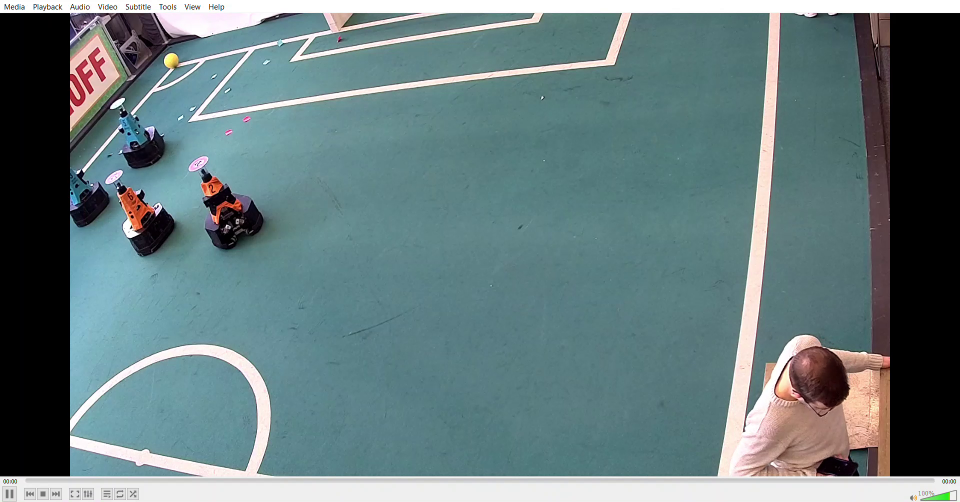
#> input picture frame 17 of Image Transformation (to Top view)/2v2.mp4, 1920 x 1004 px, given in place of video3.mp4, which was not available (shown at 1/2 size)
$ jupyter execute 'with coordinate.ipynb'
#> lines starting #> are read from the running program, lines starting #| are printed output that depends on the picture; after the words box and inside, x2 and y2 are one past the last pixel; in counts of white or black regions, pixels touching at a corner belong together; pictures that were not available may be replaced by others from this repository, and a replacement may not be noted
[cell 1]
import cv2
import numpy as np

cap = cv2.VideoCapture('video3.mp4')

# Set up the initial frame as the background model
ret, frame = cap.read()
#> frame is the input picture: shape (1004, 1920, 3); mean B, G, R 125.1, 122.7, 101.4
fgbg = cv2.createBackgroundSubtractorMOG2(history=100, varThreshold=50, detectShadows=False)
background = fgbg.apply(frame)
#> background: shape (1004, 1920); every value is 255

while True:
    # Read in the next frame and apply the background subtraction
    ret, frame = cap.read()
    if not ret:
        break
    fgmask = fgbg.apply(frame)
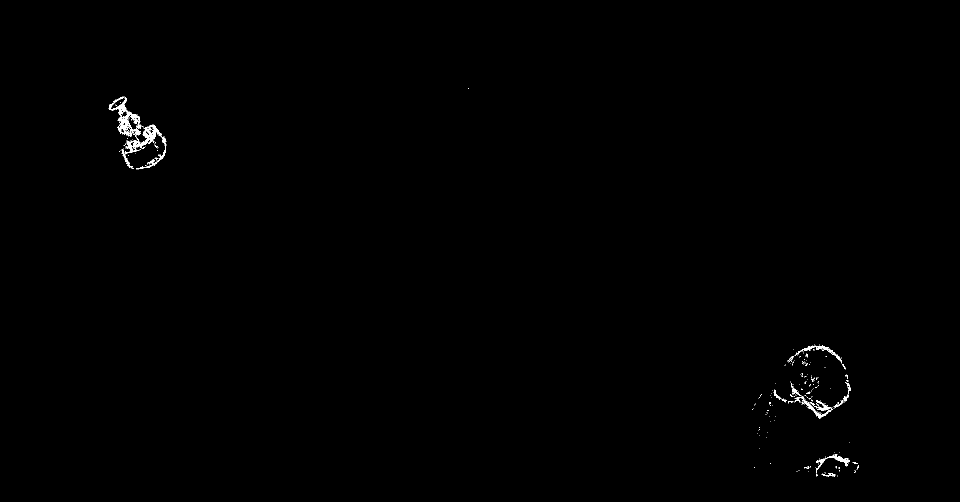
#> fgmask: shape (1004, 1920) (shown at 1/2 size); 0.29% white in thin lines or dots, all inside (x1, y1, x2, y2) = (217, 176, 1718, 953)

    # Apply some morphology to clean up the foreground mask
    kernel = cv2.getStructuringElement(cv2.MORPH_ELLIPSE, (3, 3))
    fgmask = cv2.morphologyEx(fgmask, cv2.MORPH_OPEN, kernel)
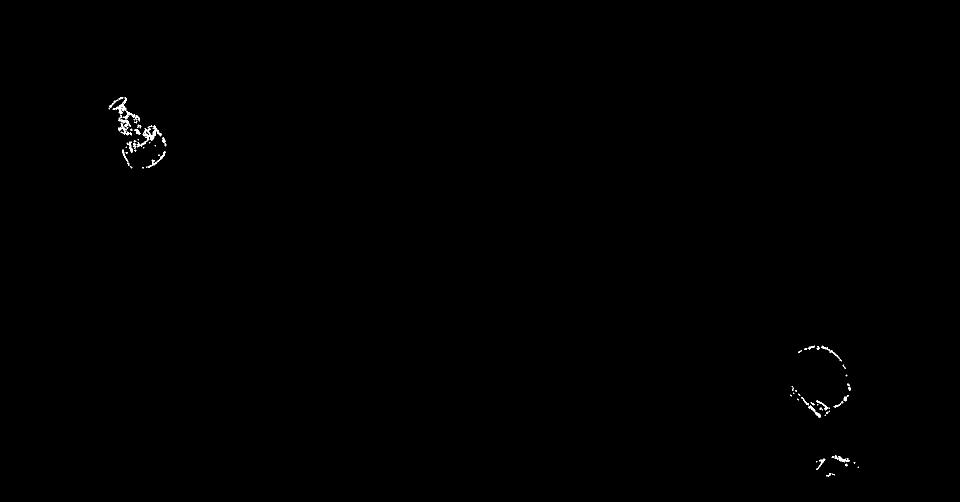
#> fgmask: shape (1004, 1920) (shown at 1/2 size); 0.17% white in thin lines or dots, all inside (x1, y1, x2, y2) = (217, 194, 1718, 953)

    # Find the contours of the objects
    contours, _ = cv2.findContours(fgmask, cv2.RETR_EXTERNAL, cv2.CHAIN_APPROX_SIMPLE)
#> contours = 80 contours, 57 with area under 20; largest, box (x1, y1, x2, y2) and area: (273, 251, 324, 295) 420, (225, 194, 254, 228) 221, (292, 302, 331, 336) 123, (1669, 911, 1699, 925) 117, (1616, 811, 1642, 836) 112

    # Show the numerical coordinates of the contours
    for contour in contours:
        # Get the centroid of the contour
        M = cv2.moments(contour)
        if M["m00"] == 0:
            continue
        cx = int(M["m10"] / M["m00"])
        cy = int(M["m01"] / M["m00"])

        # Show the centroid coordinates on the image
        cv2.putText(frame, f"({cx}, {cy})", (cx, cy), cv2.FONT_HERSHEY_SIMPLEX, 0.5, (0, 255, 0), 2)
#> this loop made 80 passes
#> (cx, cy) on passes 1, 2, 4, 5, 7, 8, 9, 10, 12, 15, 16, 18: (1666, 948), (1657, 949), (1692, 929), (1708, 925), (1641, 925), (1694, 917), (1665, 914), (1682, 918), (1653, 825), (1640, 816), (1629, 823), (1674, 810)
#> (contour, cx, cy) on passes 3, 6, 11, 13, 14, 17: ([[1716, 933], [1715, 934], [1716, 935], [1717, 934]], 1716, 934), ([[1633, 922], [1632, 923], [1633, 924], [1634, 923]], 1633, 923), ([[1650, 829], [1649, 830], [1650, 831], [1651, 830]], 1650, 830), ([[1658, 821], [1657, 822], [1658, 823], [1659, 822]], 1658, 822), ([[1644, 818], [1643, 819], [1644, 820], [1645, 819]], 1644, 819), ([[1635, 808], [1634, 809], [1635, 810], [1636, 809]], 1635, 809)
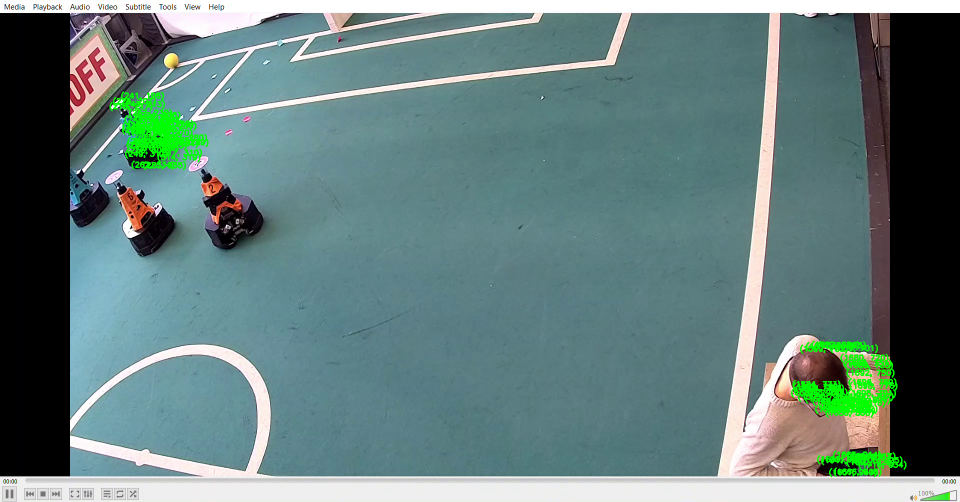
#> frame: shape (1004, 1920, 3) (shown at 1/2 size); mean B, G, R 123.3, 125.1, 99.6

    # Display the frames and the coordinate image
    cv2.imshow('Frame', frame)
    if cv2.waitKey(1) & 0xFF == ord('q'):
#> (key q is pressed here)
        break

# Clean up
cap.release()
cv2.destroyAllWindows()

$ run again, starting later in the video
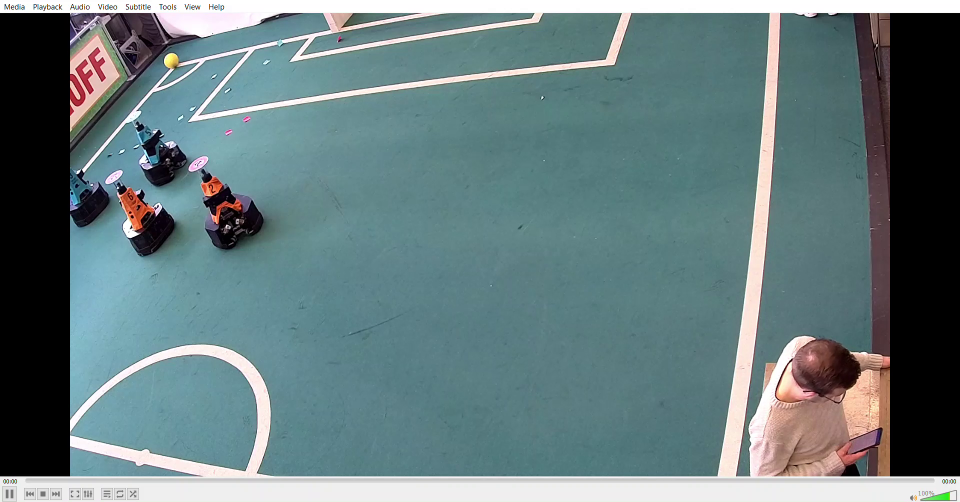
#> input picture frame 143 of Image Transformation (to Top view)/2v2.mp4, 1920 x 1004 px, given in place of video3.mp4, which was not available (shown at 1/2 size)
#> frame is the input picture: shape (1004, 1920, 3); mean B, G, R 125.1, 122.6, 101.6
#> background: shape (1004, 1920); every value is 255
#> `fgmask = cv2.morphologyEx(fgmask, cv2.MORPH_OPEN, kernel)`:
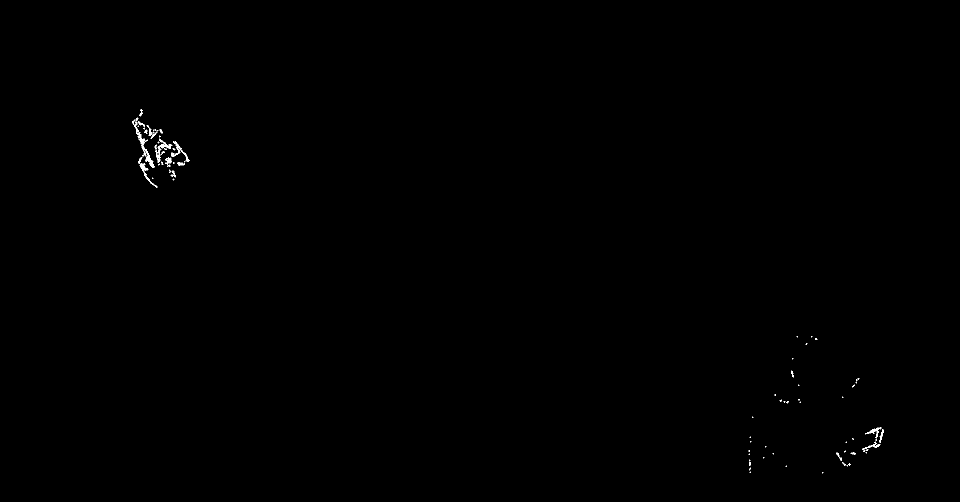
#> fgmask: shape (1004, 1920) (shown at 1/2 size); 0.16% white in thin lines or dots, all inside (x1, y1, x2, y2) = (264, 218, 1767, 947)
#> contours = 88 contours, 70 with area under 20; largest, box (x1, y1, x2, y2) and area: (268, 243, 310, 336) 472, (311, 277, 345, 326) 262, (342, 282, 379, 324) 217, (279, 326, 315, 376) 203, (1730, 854, 1763, 877) 136
#> the loop `for contour in contours:` made 88 passes
#> (contour, cx, cy) on passes 1, 2, 4, 5, 8, 10: ([[1645, 944], [1644, 945], [1645, 946], [1646, 945]], 1645, 945), ([[1500, 943], [1499, 944], [1500, 945], [1501, 944]], 1500, 944), ([[1572, 931], [1571, 932], [1572, 933], [1573, 932]], 1572, 932), ([[1694, 930], [1693, 931], [1694, 932], [1695, 931]], 1694, 931), ([[1685, 924], [1684, 925], [1686, 927], [1687, 926]], 1685, 925), ([[1499, 919], [1498, 920], [1499, 921], [1500, 920]], 1499, 920)
#> after the loop `for contour in contours:`:
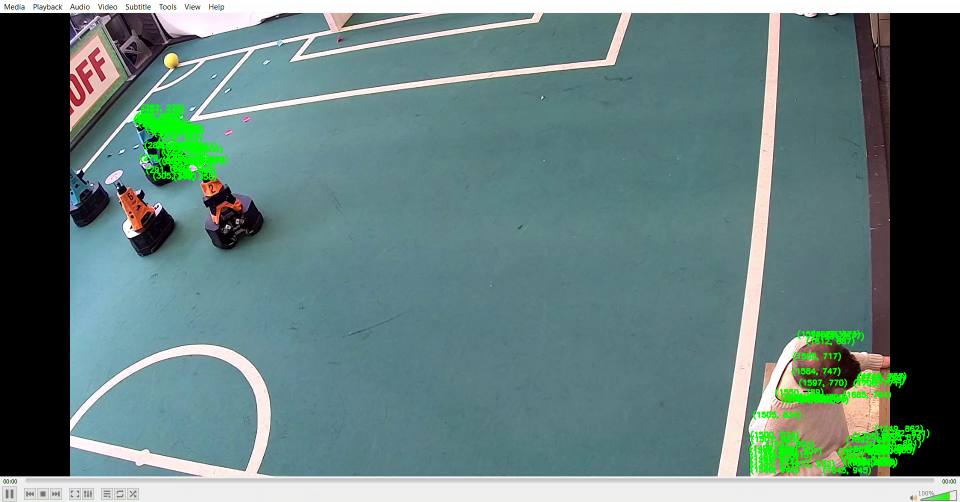
#> frame: shape (1004, 1920, 3) (shown at 1/2 size); mean B, G, R 122.9, 125.3, 99.2
